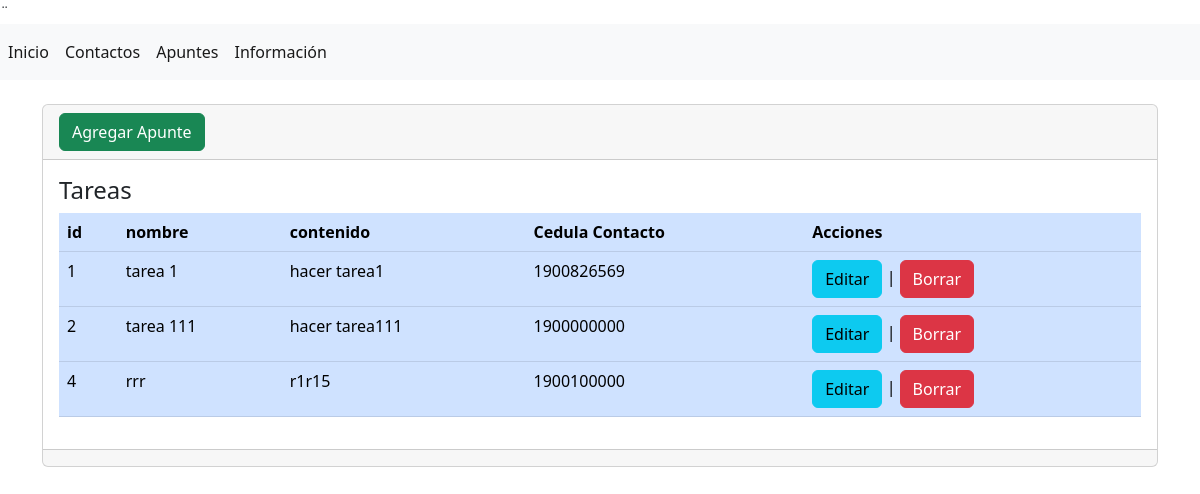
The app's page /apuntes with its own data.
### appUno/models.py (models this page shows, shortened)
class Apuntes(models.Model):
	cedula=models.ForeignKey(Contacto, on_delete=models.CASCADE)
	nombre=models.CharField(max_length=30)
	contenido=models.CharField(max_length=100)

class Contacto(models.Model):
	nombre=models.CharField(max_length=30)
	apellido=models.CharField(max_length=30)
	celular=models.CharField(max_length=10)
	cedula=models.CharField(max_length=30)
	email=models.CharField(max_length=30)

### appUno/views.py (the view)
# urls.py: path('apuntes', views.apuntes, name='apuntes'),
def apuntes(request):
	apuntes=Apuntes.objects.all()
	return render(request, 'apuntes/index.html', {'apuntes': apuntes})

### appUno/templates/apuntes/index.html (shortened to what this page needs)
{% extends "base.html" %}
{% block contenido %}
<div class="card">
    <div class="card-header">
        <a name="" id="" class="btn btn-success" href="{% url 'crear_apunte' %}" role="button">Agregar Apunte</a>
    </div>
    <div class="card-body">
        <h4 class="card-title">Tareas</h4>
<div class="table-responsive">
    <table class="table table-primary">
        <thead>
            <tr>
                <th scope="col">id</th>
                <th scope="col">nombre</th>
                <th scope="col">contenido</th>
                <th scope="col">Cedula Contacto</th>
                <th scope="col">Acciones</th>
            </tr>
        </thead>
        <tbody>
            {% for apunte in apuntes %}
            <tr class="">
                <td>{{apunte.id}}</td>
                <td>{{apunte.nombre}}</td>
                <td>{{apunte.contenido}}</td>
                <td>{{apunte.cedula.cedula}}</td>
                <td>
                    <a name="" id="" class="btn btn-info" href="{% url 'editar_apunte' apunte.cedula_id  %}" role="button">Editar</a> |
                    <a name="" id="" class="btn btn-danger" href="{% url 'eliminar_apunte' apunte.id %}" role="button">Borrar</a>
                </td>
            </tr>
            {% endfor %}
        </tbody>
    </table>
</div>
    </div>
    <div class="card-footer text-muted">
    </div>
</div>
{% endblock %}

### appUno/templates/base.html (shortened to what this page needs)
¨{% load static %}
<!doctype html>
<html lang="en">
<head>
  <link href="https://cdn.jsdelivr.net/npm/bootstrap@5.2.1/dist/css/bootstrap.min.css" rel="stylesheet"
>
</head>
<body>
    <nav class="navbar navbar-expand navbar-light bg-light">
        <div class="nav navbar-nav">
            <a class="nav-item nav-link active" href="{% url 'inicio' %}">Inicio</a>
            <a class="nav-item nav-link active" href="{% url 'contactos' %}">Contactos</a>
            <a class="nav-item nav-link active" href="{% url 'apuntes' %}">Apuntes</a>
            <a class="nav-item nav-link active" href="{% url 'info' %}">Información</a>
        </div>
    </nav>
<br>
    <div class="container">
        <div class="row">
            <div class="col-12">
                {% block contenido %}  {% endblock %}
            </div>
        </div>
    </div>
</body>
</html>

### records on screen
Apuntes: id "1", nombre "tarea 1", contenido "hacer tarea1", cedula.cedula "1900826569"
Apuntes: id "2", nombre "tarea 111", contenido "hacer tarea111", cedula.cedula "1900000000"
Apuntes: id "4", nombre "rrr", contenido "r1r15", cedula.cedula "1900100000"
